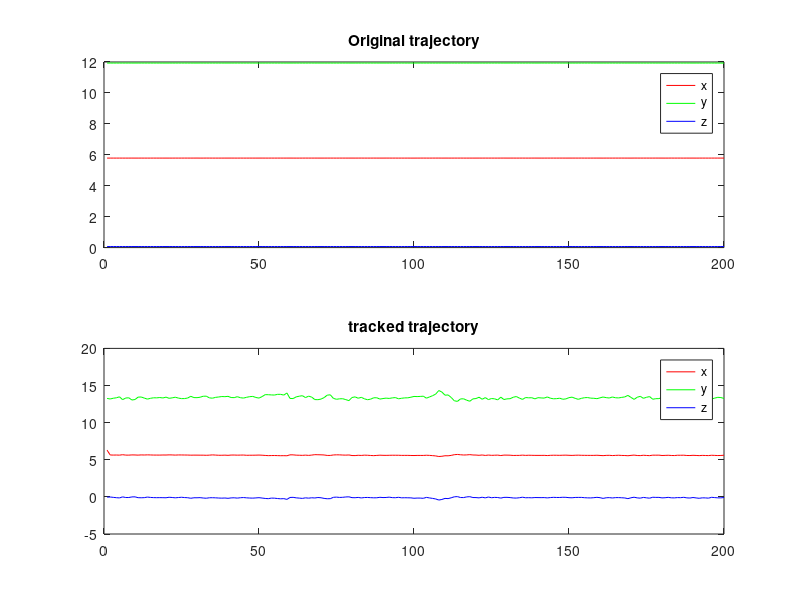
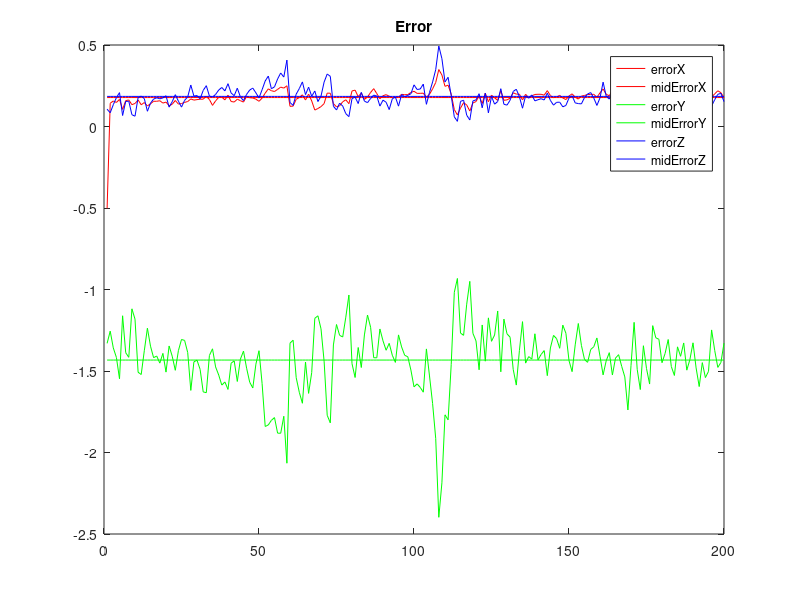
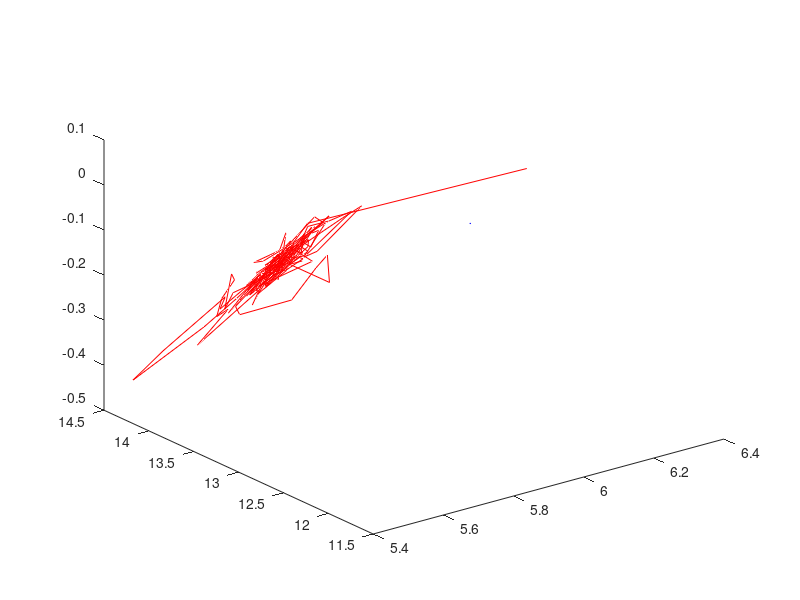

Write the MATLAB code that produced these figures, in order.
clear all;close all; clc;
station_out_log = load('outputFile_StereoTracking.txt');
real_log = load('ViconData2.txt');

[nO, mO] = size(real_log);
[nS, mS] = size(station_out_log);

nS = 200;
nO=nS;

figure(1);
subplot(2,1,1);
plot(       1:nO, real_log(1:nO,2),'r',...
            1:nO, real_log(1:nO,3),'g',...
            1:nO, real_log(1:nO,4),'b');
title('Original trajectory');
legend('x','y','z');
subplot(2,1,2);
plot(       1:nS, station_out_log(1:nS,2),'r',...
            1:nS, station_out_log(1:nS,3),'g',...
            1:nS, station_out_log(1:nS,4),'b');
title('tracked trajectory');
legend('x','y','z');

figure(2);
errorX = real_log(1:nO, 2) - station_out_log(1:nS, 2);
errorY = real_log(1:nO, 3) - station_out_log(1:nS, 3);
errorZ = real_log(1:nO, 4) - station_out_log(1:nS, 4);

midErrorX(1:nS) = sum(real_log(1:nO, 2) - station_out_log(1:nS, 2))/nS;
midErrorY(1:nS) = sum(real_log(1:nO, 3) - station_out_log(1:nS, 3))/nS;
midErrorZ(1:nS) = sum(real_log(1:nO, 4) - station_out_log(1:nS, 4))/nS;

plot(       1:nS, errorX,'r',...
            1:nS, midErrorX,'r',...
            1:nS, errorY,'g',...
            1:nS, midErrorY,'g',...
            1:nS, errorZ,'b',...
            1:nS, midErrorZ,'b');
title('Error');
legend('errorX', 'midErrorX', 'errorY', 'midErrorY', 'errorZ', 'midErrorZ');

figure(3);
plot3(      real_log(1:nO,2), real_log(1:nO,3), real_log(1:nO,4), 'b',...
            station_out_log(1:nS,2), station_out_log(1:nS,3), station_out_log(1:nS,4), 'r');

% figure(4);
% midFPS1 = sum(station_out_log(1:nS,7))/nS;
% midFPS2 = sum(station_out_log(1:nS,8))/nS;
% 
% midFPS1(1:nS) = midFPS1;
% midFPS2(1:nS) = midFPS2;
% 
% subplot(2,1,1);
% plot(1:nS, station_out_log(1:nS,7), 'r', 1:nS, midFPS1, 'k');
% title('Segmentation FPS')
% subplot(2,1,2);
% plot(1:nS, station_out_log(1:nS,8), 'b', 1:nS, midFPS2, 'k');
% title('Tracking FPS')
